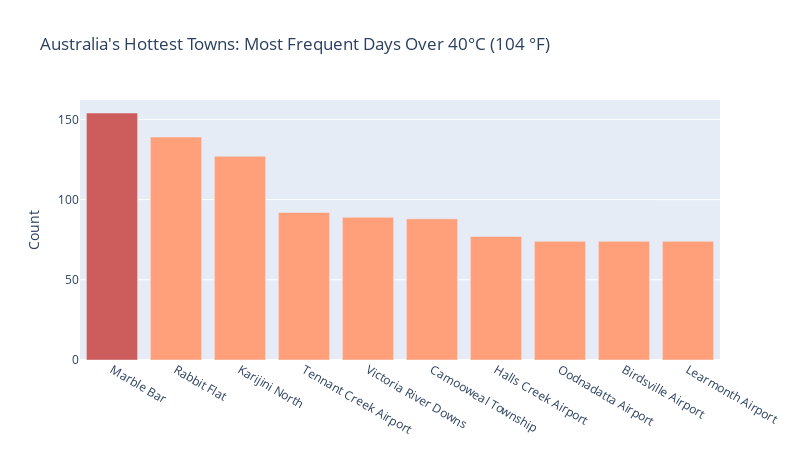

The notebook cell saved with this chart:
### Markdown cell above
The fact Marble Bar (located in Western Australia) is at the top of this list shouldn't be a surprise. Marble Bar has a hot desert climate with sweltering summers and warm winters. Most of the annual rainfall occurs in the summer. The town set a world record of most consecutive days of 100 °F (37.8 °C) or above, during a period of 160 days from 31 October 1923 to 7 April 1924.

### Code cell
#Create barchart visualisation using Plotly

colors = ['lightsalmon',] * 10
colors[0] = 'indianred'

fig = go.Figure([go.Bar(x=df_hottest['site name'], y=df_hottest["Average Days of 40C+ / Year"], marker_color=colors)])

fig.update_yaxes(title="Count")
fig.update_layout(title_text= "Australia's Hottest Towns: Most Frequent Days Over 40°C (104 °F)", height=450, width=800)


fig.show()

### Figure 1 — Plotly figure (JSON) as saved in the notebook; plotly's stock layout.template omitted (floating-point values rounded to 4 significant figures)
{"data": [{"marker": {"color": ["indianred", "lightsalmon", "lightsalmon", "lightsalmon", "lightsalmon", "lightsalmon", "lightsalmon", "lightsalmon", "lightsalmon", "lightsalmon"]}, "type": "bar", "x": ["Marble Bar", "Rabbit Flat", "Karijini North", "Tennant Creek Airport", "Victoria River Downs", "Camooweal Township", "Halls Creek Airport", "Oodnadatta Airport", "Birdsville Airport", "Learmonth Airport"], "y": [154, 139, 127, 92, 89, 88, 77, 74, 74, 74]}], "layout": {"height": 450, "title": {"text": "Australia's Hottest Towns: Most Frequent Days Over 40°C (104 °F)"}, "width": 800, "xaxis": {"autorange": true, "range": [-0.5, 9.5], "type": "category"}, "yaxis": {"autorange": true, "range": [0, 162.1], "title": {"text": "Count"}, "type": "linear"}}}
